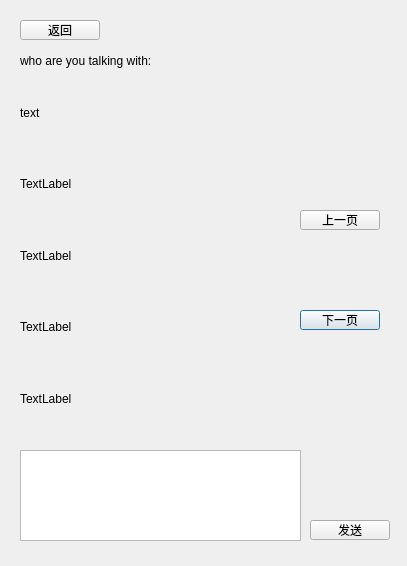
<?xml version="1.0" encoding="UTF-8"?>
<ui version="4.0">
 <class>Dialog</class>
 <widget class="QDialog" name="Dialog">
  <property name="geometry">
   <rect>
    <x>0</x>
    <y>0</y>
    <width>407</width>
    <height>566</height>
   </rect>
  </property>
  <property name="windowTitle">
   <string>Dialog</string>
  </property>
  <widget class="QPushButton" name="next">
   <property name="geometry">
    <rect>
     <x>300</x>
     <y>310</y>
     <width>80</width>
     <height>20</height>
    </rect>
   </property>
   <property name="text">
    <string>下一页</string>
   </property>
  </widget>
  <widget class="QTextEdit" name="typein">
   <property name="geometry">
    <rect>
     <x>20</x>
     <y>450</y>
     <width>281</width>
     <height>91</height>
    </rect>
   </property>
  </widget>
  <widget class="QWidget" name="verticalLayoutWidget">
   <property name="geometry">
    <rect>
     <x>20</x>
     <y>80</y>
     <width>271</width>
     <height>351</height>
    </rect>
   </property>
   <layout class="QVBoxLayout" name="verticalLayout">
    <item>
     <widget class="QLabel" name="text1">
      <property name="text">
       <string>text</string>
      </property>
     </widget>
    </item>
    <item>
     <widget class="QLabel" name="text2">
      <property name="text">
       <string>TextLabel</string>
      </property>
     </widget>
    </item>
    <item>
     <widget class="QLabel" name="text3">
      <property name="text">
       <string>TextLabel</string>
      </property>
     </widget>
    </item>
    <item>
     <widget class="QLabel" name="text4">
      <property name="text">
       <string>TextLabel</string>
      </property>
     </widget>
    </item>
    <item>
     <widget class="QLabel" name="text5">
      <property name="text">
       <string>TextLabel</string>
      </property>
     </widget>
    </item>
   </layout>
  </widget>
  <widget class="QLabel" name="talk_partner">
   <property name="geometry">
    <rect>
     <x>20</x>
     <y>50</y>
     <width>171</width>
     <height>21</height>
    </rect>
   </property>
   <property name="text">
    <string>who are you talking with:</string>
   </property>
  </widget>
  <widget class="QPushButton" name="send">
   <property name="geometry">
    <rect>
     <x>310</x>
     <y>520</y>
     <width>80</width>
     <height>20</height>
    </rect>
   </property>
   <property name="text">
    <string>发送</string>
   </property>
  </widget>
  <widget class="QPushButton" name="prev">
   <property name="geometry">
    <rect>
     <x>300</x>
     <y>210</y>
     <width>80</width>
     <height>20</height>
    </rect>
   </property>
   <property name="text">
    <string>上一页</string>
   </property>
  </widget>
  <widget class="QPushButton" name="back">
   <property name="geometry">
    <rect>
     <x>20</x>
     <y>20</y>
     <width>80</width>
     <height>20</height>
    </rect>
   </property>
   <property name="text">
    <string>返回</string>
   </property>
  </widget>
 </widget>
 <resources/>
 <connections/>
</ui>
